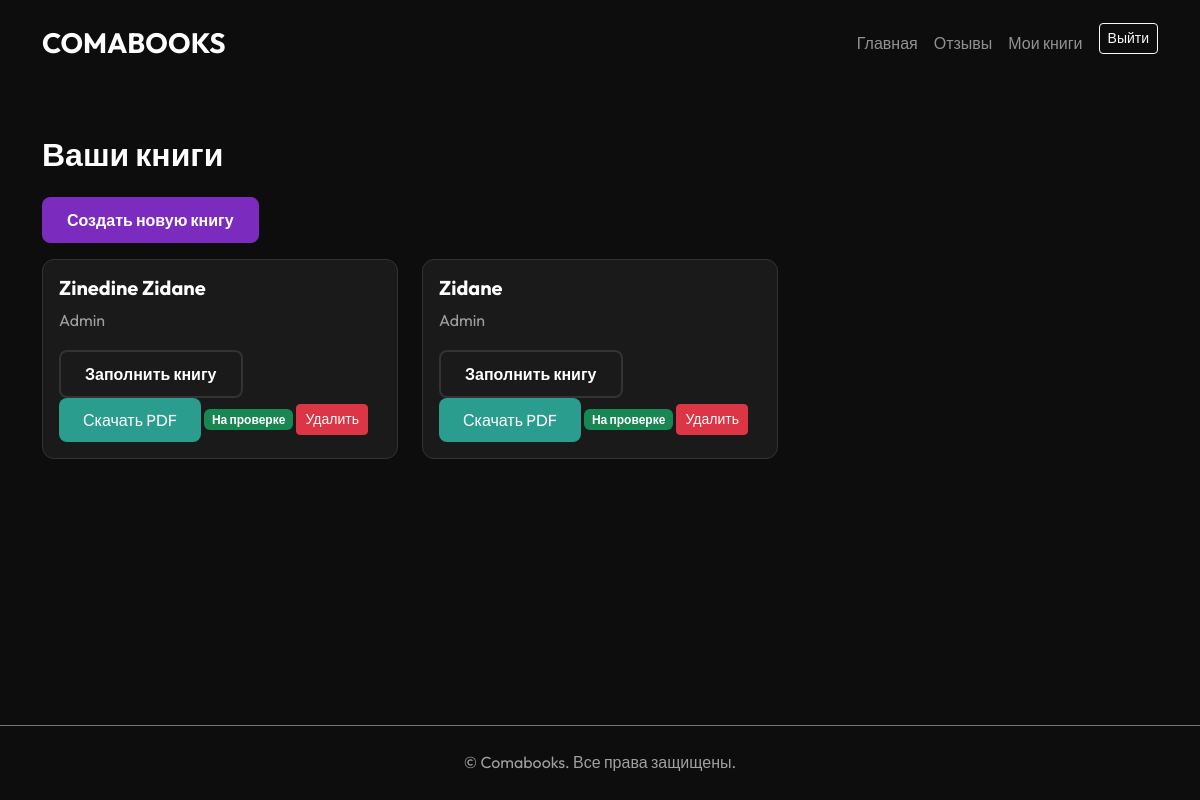
The app's page /dashboard/ (signed in), older data.
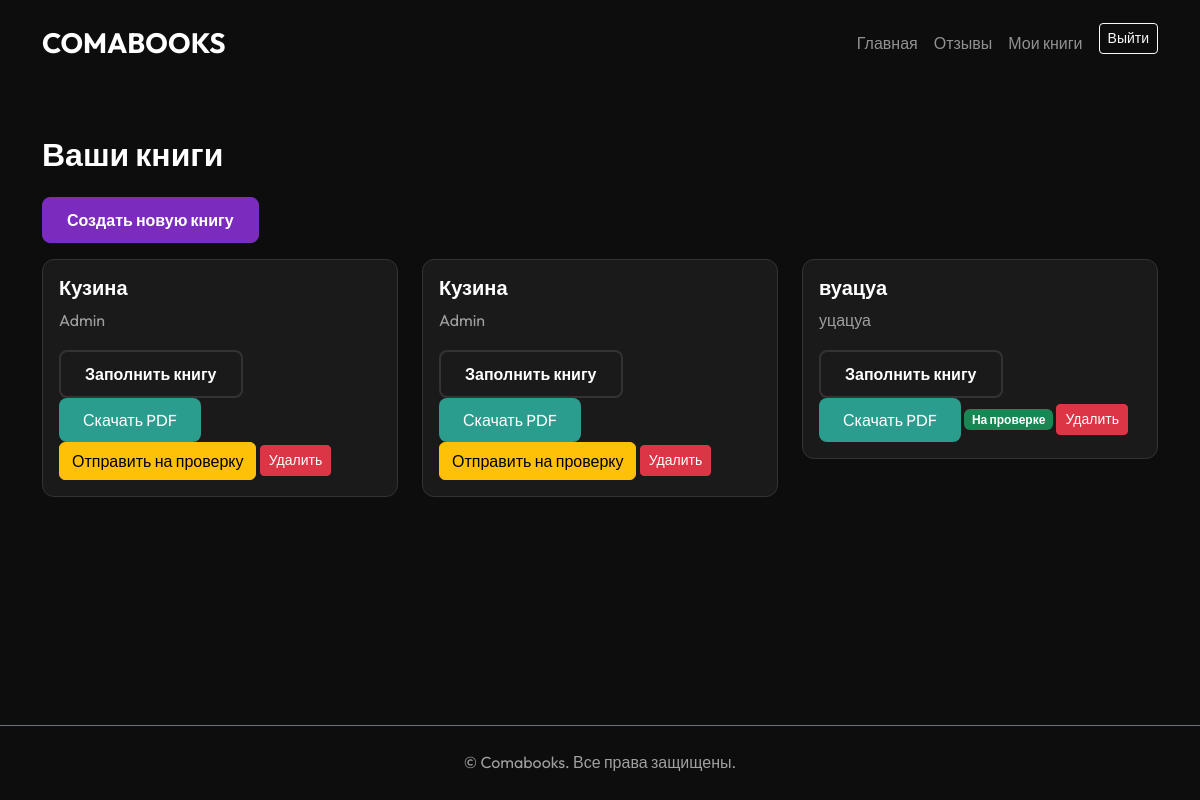
The same page, newer data.
### config/models.py (models this page shows, shortened)
class Book(models.Model):
    STATUS_CHOICES = [
        ('draft', 'Черновик'),
        ('completed', 'Завершено (Ждет проверки)'),
        ('printed', 'Напечатано'),
    ]
    user = models.ForeignKey(settings.AUTH_USER_MODEL, on_delete=models.CASCADE, related_name="books")
    title = models.CharField(max_length=255, verbose_name="Название книги")
    author = models.CharField(max_length=255, verbose_name="Автор")
    subtitle = models.CharField(max_length=255, blank=True, null=True, verbose_name="Подзаголовок")
    dedication = models.ForeignKey(BookDedication, on_delete=models.SET_NULL, null=True, blank=True, verbose_name="Посвящение")
    status = models.CharField(max_length=20, choices=STATUS_CHOICES, default='draft', verbose_name="Статус")
    is_notification_sent = models.BooleanField(default=False, verbose_name="Уведомление отправлено")
    created_at = models.DateTimeField(auto_now_add=True)

### config/views.py (the view)
# urls.py: path("dashboard/", views.dashboard, name="dashboard"),
@login_required
def dashboard(request):
    books = Book.objects.filter(user=request.user)
    return render(request, "books/dashboard.html", {"books": books})

### templates/books/dashboard.html (shortened to what this page needs)
{% extends "_base.html" %}
{% block content %}
<div class="container mt-5">
    <h2>Ваши книги</h2>
    <a href="{% url 'create_book' %}" class="btn btn-primary mb-3">Создать новую книгу</a>
    <div class="row">
        {% for book in books %}
        <div class="col-md-4">
            <div class="card mb-4">
                <div class="card-body">
                    <h5 class="card-title">{{ book.title }}</h5>
                    <p class="card-text">{{ book.author }}</p>
                    <a href="{% url 'edit_pages' book.id %}" class="btn btn-secondary">Заполнить книгу</a>
                    <a href="{% url 'generate_pdf' book.id %}" class="btn btn-success">Скачать PDF</a>
                    {% if book.status == 'draft' %}
                    <form action="{% url 'finish_book' book.id %}" method="post" class="d-inline">
                        <button type="submit" class="btn btn-warning">Отправить на проверку</button>
                    </form>
                    {% else %}
                    <span class="badge bg-success">На проверке</span>
                    {% endif %}
                    <form action="{% url 'delete_book' book.id %}" method="post" class="d-inline"
                        onsubmit="return confirm('Вы уверены, что хотите удалить эту книгу?');">
                        <button type="submit" class="btn btn-danger btn-sm">Удалить</button>
                    </form>
                </div>
            </div>
        </div>
        {% empty %}
        <p>У вас пока нет книг.</p>
        {% endfor %}
    </div>
</div>
{% endblock %}

### templates/_base.html (shortened to what this page needs)
{% load static %}
<!DOCTYPE html>
<html lang="ru">
<head>
    <link href="https://cdn.jsdelivr.net/npm/bootstrap@5.3.0/dist/css/bootstrap.min.css" rel="stylesheet">
    <link href="{% static 'css/styles.css' %}" rel="stylesheet">
</head>
<body class="d-flex flex-column min-vh-100">
    <nav class="navbar navbar-expand-lg navbar-dark bg-transparent py-3">
        <div class="container">
            <a class="navbar-brand fw-bold fs-3" href="/">COMABOOKS</a>
            <div class="collapse navbar-collapse" id="navbarContent">
                <ul class="navbar-nav ms-auto mb-2 mb-lg-0">
                    <li class="nav-item"><a class="nav-link" href="/">Главная</a></li>
                    <li class="nav-item"><a class="nav-link" href="#">Отзывы</a></li>
                    {% if user.is_authenticated %}
                    <li class="nav-item"><a class="nav-link" href="{% url 'dashboard' %}">Мои книги</a></li>
                    <li class="nav-item ms-2">
                        <form action="{% url 'logout' %}" method="post" class="d-inline">
                            <button type="submit" class="btn btn-outline-light btn-sm">Выйти</button>
                        </form>
                    </li>
                    {% else %}
                    <li class="nav-item ms-2"><a class="btn btn-primary" href="{% url 'login' %}">Войти</a></li>
                    {% endif %}
                </ul>
            </div>
        </div>
    </nav>
    <div class="flex-grow-1">
        {% block content %}{% endblock %}
    </div>
    <footer class="mt-auto py-4 border-top border-secondary">
        <div class="container text-center text-muted">
            <p class="mb-0">&copy; {{ now|date:"Y" }} Comabooks. Все права защищены.</p>
        </div>
    </footer>
</body>
</html>

### static/css/styles.css (style rules this page uses)
:root { --bg-color: #0d0d0d; --card-bg: #1a1a1a; --text-color: #ffffff; --accent-color: #7b2cbf; --accent-hover: #9d4edd; --secondary-text: #a0a0a0; --border-color: #333333; }
body { background-color: var(--bg-color); color: var(--text-color); font-family: 'Outfit', sans-serif; line-height: 1.6; }
h1, h2, h3, h4, h5, h6 { font-weight: 700; margin-bottom: 1.5rem; }
a { color: var(--accent-color); text-decoration: none; transition: color 0.3s ease; }
.text-muted { color: var(--secondary-text) !important; }
.btn-primary { background-color: var(--accent-color); border-color: var(--accent-color); font-weight: 600; padding: 10px 24px; border-radius: 8px; transition: all 0.3s ease; }
.btn-secondary { background-color: transparent; border: 2px solid var(--border-color); color: var(--text-color); font-weight: 600; padding: 10px 24px; border-radius: 8px; transition: all 0.3s ease; }
.btn-success { background-color: #2a9d8f; border: none; padding: 10px 24px; border-radius: 8px; }
.card { background-color: var(--card-bg); border: 1px solid var(--border-color); border-radius: 12px; transition: transform 0.3s ease, box-shadow 0.3s ease; }
.card-title { color: var(--text-color); }
.card-text { color: var(--secondary-text); }

Row changes from the older to the newer data that the page shows:
removed Book: title "Zinedine Zidane", author "Admin", status "На проверке"
removed Book: title "Zidane", author "Admin", status "На проверке"
added Book: title "Кузина", author "Admin", status "Отправить на проверку"
added Book: title "Кузина", author "Admin", status "Отправить на проверку"
added Book: title "вуацуа", author "уцацуа", status "На проверке"
